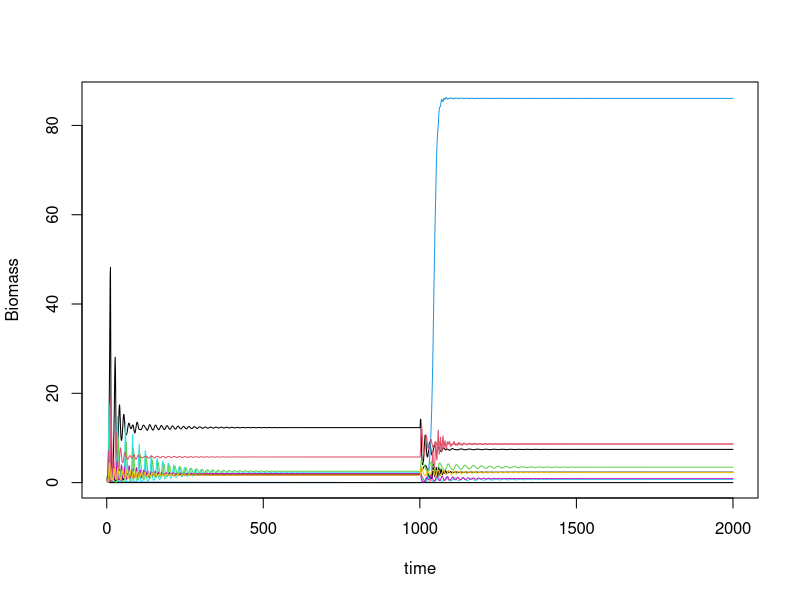

Write R code to recreate this figure.
set.seed(4321)

library(deSolve)
library(tidyr)
library(MASS)

# What to return:
# The dynamic of the system
params <- list(
  Net_type = "predator-prey", # type of network
  nsp = 10, # number of species
  C = 0.1, # connectance
  NC = 0, # Network coherence
  r_basal = c(0.25, 0.75), # Minimum and maximum growth rate of basal species
  r_nonbasal = c(-0.5, 0), # Minimum and maximum growth rate of non-basal species
  efficiency = 0.5, # Efficiency of predator to transform prey biomass
  interaction = c(0, 1), # Mean and sd interaction strength
  delta_r = c(0, 1), # Mean and standard deviation of the perturbation
  maxt = 1000 # Number of timestep before and after perturbation
)



# Make it easy to change throughout
# TODO make it functions
nsp <- 10
C <- 0.1
maxt <- 1000

# params: food web, b
fw.model <- function (t, B, params) {
  with(as.list(c(B, params)), {
    B[B < 10^-8] <- 0 # prevent numerical problems
    dBdt <- t(r + fw %*% B)*B
    list(dBdt)
  })
}

# need a function that creates realistic interaction matrix
make_metaweb <- function(S, C){
  A <- matrix(0, nrow = S, ncol = S)
  n_possible_ints <- (S*(S-1))/2
  n_ints <- round(n_possible_ints* 2 * C)
  ints <- sample(c(1:n_possible_ints), n_ints)
  A[upper.tri(A)][ints] <- 1
  return(A)
}

metaweb <- make_metaweb(nsp, C) # web of static and binary interactions

nonbasal_sp <- which(colSums(metaweb) != 0)

# growth rate positive for basal species
r <- runif(nsp, 0.25, 0.75)
# negative growth rate for non basal
r[nonbasal_sp] <- runif(length(nonbasal_sp), -0.5, 0)

efficiency <- 0.5
FW <- metaweb * runif(nsp^2, -0.5, 0)
FW <- FW - t(FW) * efficiency
diag(FW) <- runif(nsp, -0.01, 0)

parms <- list(fw = FW, r = r)

simulate_dynamics_c <- function(parms, maxt, model, init_biomass = runif(length(parms$r))){
  t <- 0 
  nsp <- length(parms$r)
  out <- matrix(c(0, init_biomass), ncol=nsp+1)
  colnames(out) <- c("time", as.character(1:nsp))
  times <- seq(from=1, to=maxt)
  out <- rbind(out[-nrow(out),],
                ode(
                func=fw.model,
                y=init_biomass,
                times=times,
                parms=parms
                ) %>%
                 as.data.frame())
    return(out)
}
pre_perturb <- simulate_dynamics_c(parms, maxt, fw.model)

# C matrix: correlation in how b changes
# coherence: correlation between C and FW
delta_r <- rnorm(nsp, 0.2, 0.001)
# C <- delta_r %*% t(delta_r)
new_r <- r + delta_r
parms$r <- new_r

equil <- as.numeric(pre_perturb[nrow(pre_perturb),-1])
post_perturb <- simulate_dynamics_c(parms, maxt, fw.mode, init_biomass = equil)

out <- rbind(pre_perturb, post_perturb)


plot_dynamic <- function(out){
  plot(y = out[,2], x = 1:nrow(out), type = "l", ylim = c(0, max(out[,c(2:ncol(out))])), xlab = "time", ylab = "Biomass")
  cols <- sample(1:ncol(out))
  for (i in 3:ncol(out)){
    lines(y = out[,i], x = 1:nrow(out), col = cols[i])
  }
}
plot_dynamic(out)

compute_NC <- function(A, delta_r){
  A_inv <- ginv(A)
  NC <- c()
  for (i in c(1:length(delta_r))){
    NC <- c(NC, cov(A_inv[i,-i], delta_r[-i]))
  }
  return(NC)
}

delta_prod <- sum(out[nrow(out),-1]) - sum(equil)

# # To see
# compute_NC <- function(A, C) {
#   pc_A <- dudi.pco(as.dist(A), scannf = FALSE, full = TRUE)
#   pc_C <- dudi.pco(as.dist(C), scannf = FALSE, full = TRUE)
#   procrustes_result <- protest(pc_A, pc_C)
#   return(procrustes_result$ss)
# }
# 
# C <- FW + rnorm(nrow(FW)*ncol(FW), mean = 0, sd = 0.1)
# 
# A <- t(as.matrix(as.dist(C)))
# diag(A) <- diag(C)
# compute_NC(FW, A)
# 
# cor(as.vector(C), as.vector(FW))
# cor(as.vector(A), as.vector(FW))
